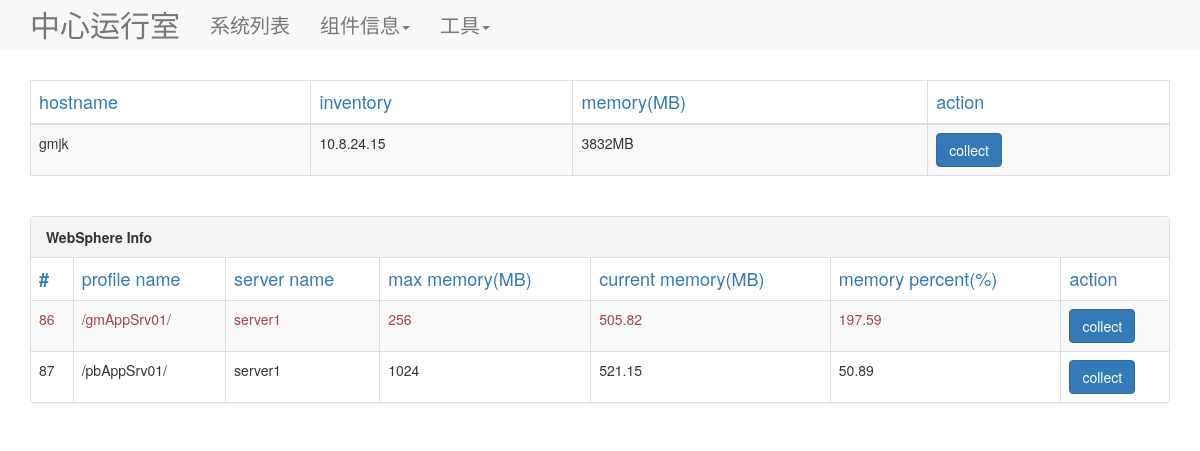
/detail/10.8.24.15, run on the app's committed database.
### modules.py (models this page shows, shortened)
class System(db.Model):
    __tablename__ = 'system'
    inventory = db.Column(db.String(20), primary_key=True)
    hostname = db.Column(db.String(20), nullable=None)
    os_info = db.Column(db.String(20))
    platform = db.Column(db.String(20), nullable=True)
    cpu_num = db.Column(db.Integer)
    memory = db.Column(db.Integer)

class WebSphere(db.Model):
    __tablename__ = 'websphere'
    was_info_id = db.Column(db.Integer, primary_key=True, autoincrement=True)
    max_mem = db.Column(db.Integer)
    curr_mem = db.Column(db.Float)
    prf_name = db.Column(db.String(100))
    srv_name = db.Column(db.String(20))
    sys_inventory = db.Column(db.String(50), ForeignKey('system.inventory'))

### main.py (the view)
@app.route('/detail/<inventory>')
def detail(inventory=None):
    try:
        system_detail = System.query.filter_by(inventory=inventory).first_or_404()
        if PRODUCT:
            details_host_ok = details_ansible_run(inventory_in=inventory)
            detail_update(system_detail, details_host_ok)
        db.session.commit()
        new_was_detail = WebSphere.query.filter_by(sys_inventory=inventory).all()
        new_db2_detail = DB2.query.filter_by(sys_inventory=inventory).all()
        return render_template("details.html", title="具体信息", system_detail_in=system_detail,
                               was_detail_in=new_was_detail,
                               db2_detail_in=new_db2_detail)
    except Exception as e:
        app.logger.debug(e)
        db.session.rollback()
        return render_template("500.html")

### templates/details.html (shortened to what this page needs)
{% extends "layout.html" %}
{% block body %}
<div class="container theme-showcase">
    <table class="table table-striped table-bordered">
        <thead class="text-primary">
        <tr>
            <td>hostname</td>
            <td>inventory</td>
            <td>memory(MB)</td>
            <td>action</td>
        </tr>
        </thead>
        <tbody>
        <tr>
            <td>{{ system_detail_in.hostname }}</td>
            <td>{{ system_detail_in.inventory }}</td>
            <td>{{ system_detail_in.memory }}MB</td>
            <td>
                <button type="button" classify="sys_collect" data-loading-text="Processing..."
                    class="btn btn-primary" autocomplete="off" sys_inven="{{ system_detail_in.inventory }}">
                  collect
                    </button>
                </td>
        </tr>
        </tbody>
    </table>
    <br/>
    {% if was_detail_in %}
    <div class="panel panel-default">
        <div class="panel-heading"><b>WebSphere Info</b></div>
        <table class="table table-striped table-bordered">
            <thead class="text-primary">
            <tr>
                <td><b>#</b></td>
                <td>profile name</td>
                <td>server name</td>
                <td>max memory(MB)</td>
                <td>current memory(MB)</td>
                <td>memory percent(%)</td>
                <td>action</td>
            </tr>
            </thead>
            <tbody>
            {% for one_was in was_detail_in %}
            {% set curr_mem = (system_detail_in.memory * one_was.curr_mem / 100) | round(2,'common') %}
            {% set mem_per = (curr_mem / one_was.max_mem * 100) | round(2,'common') %}
            {% if mem_per > 90 %}
            <tr class="text-danger">
                {% else %}
            <tr>
                {% endif %}
                <td>{{ one_was.was_info_id }}</td>
                <td>{{ one_was.prf_name }}</td>
                <td>{{ one_was.srv_name }}</td>
                <td>{{ one_was.max_mem }}</td>
                <td>{{ curr_mem }}</td>
                <td>{{ mem_per }}</td>
                <td>
                    <button type="button" classify="was_collect" data-loading-text="Processing..."
                            class="btn btn-primary" autocomplete="off" was_inven="{{ system_detail_in.inventory }}"
                            prf_name="{{ one_was.prf_name }}" srv_name="{{ one_was.srv_name }}">collect
                    </button>
                </td>
            </tr>
            {% endfor %}
            </tbody>
        </table>
    </div>
    {% endif %}
</div>
{% endblock %}

### static/css/main.css (style rules this page uses)
thead { font-size: 18px; }
.container { margin-top: 30px; }

### data on the page
System: hostname "gmjk", inventory "10.8.24.15", memory "3832"
WebSphere: was_info_id "86", prf_name "/gmAppSrv01/", srv_name "server1", max_mem "256", curr_mem "505.82", mem_per "197.59"
WebSphere: was_info_id "87", prf_name "/pbAppSrv01/", srv_name "server1", max_mem "1024", curr_mem "521.15", mem_per "50.89"
